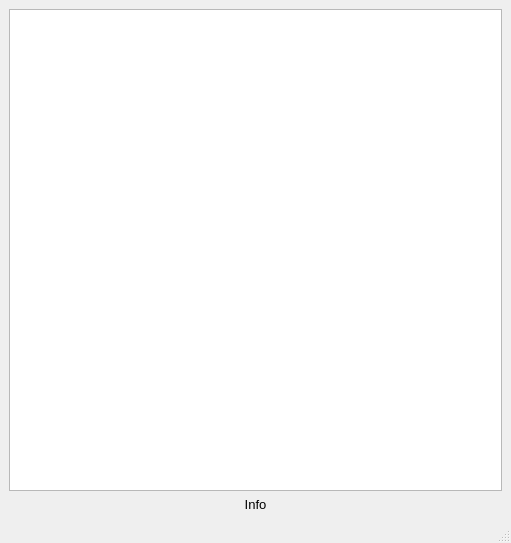
<?xml version="1.0" encoding="UTF-8"?>
<ui version="4.0">
 <class>MainWindow</class>
 <widget class="QMainWindow" name="MainWindow">
  <property name="geometry">
   <rect>
    <x>0</x>
    <y>0</y>
    <width>511</width>
    <height>543</height>
   </rect>
  </property>
  <property name="windowTitle">
   <string>TexMan</string>
  </property>
  <widget class="QWidget" name="centralwidget">
   <layout class="QVBoxLayout" name="verticalLayout">
    <item>
     <widget class="QTreeWidget" name="treeWidget">
      <property name="columnCount">
       <number>1</number>
      </property>
      <attribute name="headerVisible">
       <bool>false</bool>
      </attribute>
      <column>
       <property name="text">
        <string notr="true">1</string>
       </property>
      </column>
     </widget>
    </item>
    <item>
     <widget class="QLabel" name="infoLabel">
      <property name="font">
       <font>
        <pointsize>10</pointsize>
        <strikeout>false</strikeout>
        <kerning>true</kerning>
       </font>
      </property>
      <property name="text">
       <string>Info</string>
      </property>
      <property name="alignment">
       <set>Qt::AlignCenter</set>
      </property>
     </widget>
    </item>
   </layout>
  </widget>
  <widget class="QMenuBar" name="menubar">
   <property name="geometry">
    <rect>
     <x>0</x>
     <y>0</y>
     <width>511</width>
     <height>21</height>
    </rect>
   </property>
  </widget>
  <widget class="QStatusBar" name="statusbar"/>
 </widget>
 <resources/>
 <connections/>
</ui>
